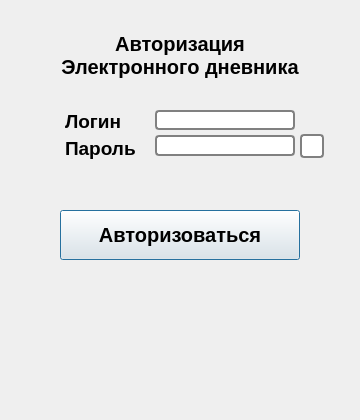
<?xml version="1.0" encoding="UTF-8"?>
<ui version="4.0">
 <class>AuthtorizationUI</class>
 <widget class="QDialog" name="AuthtorizationUI">
  <property name="geometry">
   <rect>
    <x>0</x>
    <y>0</y>
    <width>360</width>
    <height>420</height>
   </rect>
  </property>
  <property name="minimumSize">
   <size>
    <width>360</width>
    <height>420</height>
   </size>
  </property>
  <property name="maximumSize">
   <size>
    <width>360</width>
    <height>420</height>
   </size>
  </property>
  <property name="windowTitle">
   <string>Authtorization</string>
  </property>
  <widget class="QLabel" name="label">
   <property name="geometry">
    <rect>
     <x>50</x>
     <y>30</y>
     <width>260</width>
     <height>50</height>
    </rect>
   </property>
   <property name="minimumSize">
    <size>
     <width>260</width>
     <height>50</height>
    </size>
   </property>
   <property name="maximumSize">
    <size>
     <width>260</width>
     <height>50</height>
    </size>
   </property>
   <property name="font">
    <font>
     <family>Segoe UI</family>
     <pointsize>15</pointsize>
     <weight>75</weight>
     <bold>true</bold>
    </font>
   </property>
   <property name="text">
    <string>Авторизация
Электронного дневника</string>
   </property>
   <property name="scaledContents">
    <bool>false</bool>
   </property>
   <property name="alignment">
    <set>Qt::AlignCenter</set>
   </property>
  </widget>
  <widget class="QLineEdit" name="Login">
   <property name="geometry">
    <rect>
     <x>155</x>
     <y>110</y>
     <width>140</width>
     <height>20</height>
    </rect>
   </property>
   <property name="autoFillBackground">
    <bool>false</bool>
   </property>
   <property name="styleSheet">
    <string notr="true">background-color: white;
border: 2px solid gray;
border-radius: 4px;</string>
   </property>
   <property name="inputMethodHints">
    <set>Qt::ImhNone</set>
   </property>
   <property name="text">
    <string/>
   </property>
   <property name="maxLength">
    <number>16</number>
   </property>
   <property name="cursorMoveStyle">
    <enum>Qt::LogicalMoveStyle</enum>
   </property>
  </widget>
  <widget class="QLabel" name="Label_Login">
   <property name="geometry">
    <rect>
     <x>65</x>
     <y>113</y>
     <width>70</width>
     <height>16</height>
    </rect>
   </property>
   <property name="minimumSize">
    <size>
     <width>70</width>
     <height>16</height>
    </size>
   </property>
   <property name="font">
    <font>
     <family>Segoe UI</family>
     <pointsize>14</pointsize>
     <weight>75</weight>
     <italic>false</italic>
     <bold>true</bold>
    </font>
   </property>
   <property name="text">
    <string>Логин</string>
   </property>
  </widget>
  <widget class="QLabel" name="Label_Password">
   <property name="geometry">
    <rect>
     <x>65</x>
     <y>133</y>
     <width>72</width>
     <height>30</height>
    </rect>
   </property>
   <property name="minimumSize">
    <size>
     <width>72</width>
     <height>30</height>
    </size>
   </property>
   <property name="maximumSize">
    <size>
     <width>72</width>
     <height>30</height>
    </size>
   </property>
   <property name="font">
    <font>
     <family>Segoe UI</family>
     <pointsize>14</pointsize>
     <weight>75</weight>
     <bold>true</bold>
    </font>
   </property>
   <property name="text">
    <string>Пароль</string>
   </property>
  </widget>
  <widget class="QLineEdit" name="Password">
   <property name="geometry">
    <rect>
     <x>155</x>
     <y>135</y>
     <width>140</width>
     <height>21</height>
    </rect>
   </property>
   <property name="styleSheet">
    <string notr="true">background-color: white;
border: 2px solid gray;
border-radius: 4px;</string>
   </property>
   <property name="text">
    <string/>
   </property>
   <property name="echoMode">
    <enum>QLineEdit::Password</enum>
   </property>
  </widget>
  <widget class="QPushButton" name="Auth_Button">
   <property name="geometry">
    <rect>
     <x>60</x>
     <y>210</y>
     <width>240</width>
     <height>50</height>
    </rect>
   </property>
   <property name="font">
    <font>
     <family>Segoe UI</family>
     <pointsize>15</pointsize>
     <weight>75</weight>
     <bold>true</bold>
    </font>
   </property>
   <property name="styleSheet">
    <string notr="true"/>
   </property>
   <property name="text">
    <string>Авторизоваться</string>
   </property>
  </widget>
  <widget class="QPushButton" name="pushButton">
   <property name="geometry">
    <rect>
     <x>300</x>
     <y>134</y>
     <width>24</width>
     <height>24</height>
    </rect>
   </property>
   <property name="styleSheet">
    <string notr="true">background-color: white;
border: 2px solid gray;
border-radius: 4px;</string>
   </property>
   <property name="text">
    <string/>
   </property>
  </widget>
 </widget>
 <resources/>
 <connections/>
</ui>
